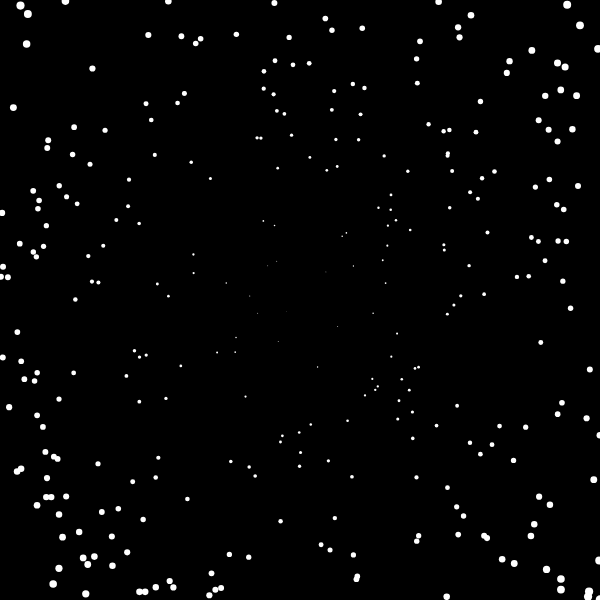
Frame 1 (no input)
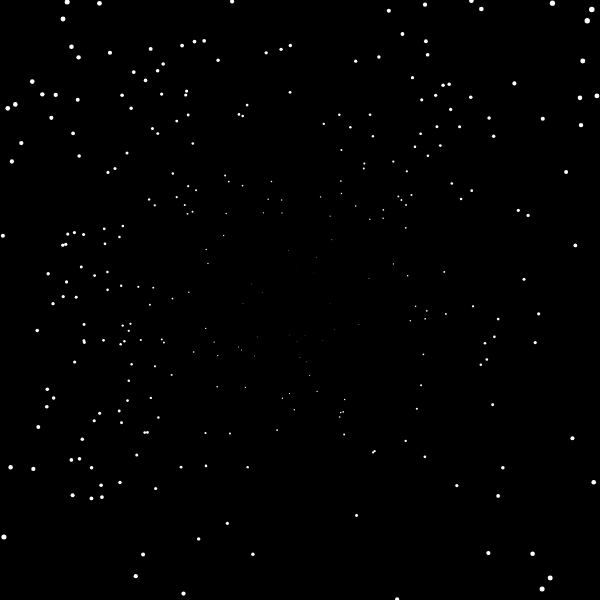
Frame 60 (no input)
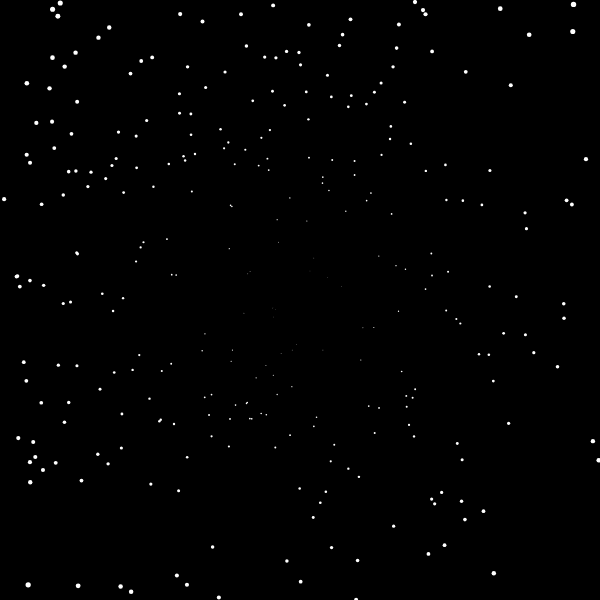
Frame 120 (the mouse pressed at the canvas centre since frame 60)

The p5.js sketch that drew these frames (run headless with seeded random() and noise() and a simulated clock; from frame 60 on, the mouse is pressed at the canvas centre):

// p5.js sketch
// ── sketch.js
let stars = [];

function setup() {
    createCanvas(600, 600);
    for (let i = 0; i < 300; i++) {
        stars.push(new Star());
    }
}

function draw() {
    background(0);

    for (let i = 0; i < stars.length; i++) {
        stars[i].disp();
        stars[i].update();

    }
    fill(255);
}

/*
Website
http://nexusbug.com/

github Repo
https://github.com/nexusbug/Code_365

About
Doing a challenge, coding three sixty five
There I hop on the train of Mr. Shiffman
And code along rainbow colored railway
One video each day, keeps the gray away

Coding Train
Daniel Shiffman
https://www.youtube.com/user/shiffman/
https://www.patreon.com/codingtrain

Framework
p5js - A beautiful Javascript library
https://p5js.org/

this.day
81st
2017 November 13

this.video
Coding Challenge #1: Starfield in Processing
https://youtu.be/17WoOqgXsRM
*/

// ── star.js
function Star() {
    this.x = random(0, width);
    this.y = random(0, height);
    this.speedx = this.x - (width / 2);
    this.speedy = this.y - (height / 2);


    this.distToCtr = dist(this.x, this.y, width / 2, height / 2);

    this.d = map(this.distToCtr, 0, 400, 0, 8);

    this.disp = function () {
        noStroke();
        fill(255, 255, 255);
        ellipse(this.x, this.y, this.d, this.d);
    }

    this.update = function () {
        this.x = this.x + 0.02 * this.speedx;
        this.y = this.y + 0.02 * this.speedy;
        this.distToCtr = dist(this.x, this.y, width / 2, height / 2);
        this.d = map(this.distToCtr, 0, 600, 0, 8);
        this.speedx = this.x - (width / 2);
        this.speedy = this.y - (height / 2);

        if (this.x < 0 || this.x > width || this.y < 0 || this.y > height) {
            this.x = random(50, width - 150);
            this.y = random(50, height - 150);
            this.speedx = this.x - (width / 2);
            this.speedy = this.y - (height / 2);
            this.distToCtr = dist(this.x, this.y, width / 2, height / 2);
            this.d = 0;
            this.speedx = this.x - (width / 2);
            this.speedy = this.y - (height / 2);
        }
    }
}

/*
Website
http://nexusbug.com/

github Repo
https://github.com/nexusbug/Code_365

About
Doing a challenge, coding three sixty five
There I hop on the train of Mr. Shiffman
And code along rainbow colored railway
One video each day, keeps the gray away

Coding Train
Daniel Shiffman
https://www.youtube.com/user/shiffman/
https://www.patreon.com/codingtrain

Framework
p5js - A beautiful Javascript library
https://p5js.org/

this.day
81st
2017 November 13

this.video
Coding Challenge #1: Starfield in Processing
https://youtu.be/17WoOqgXsRM
*/
